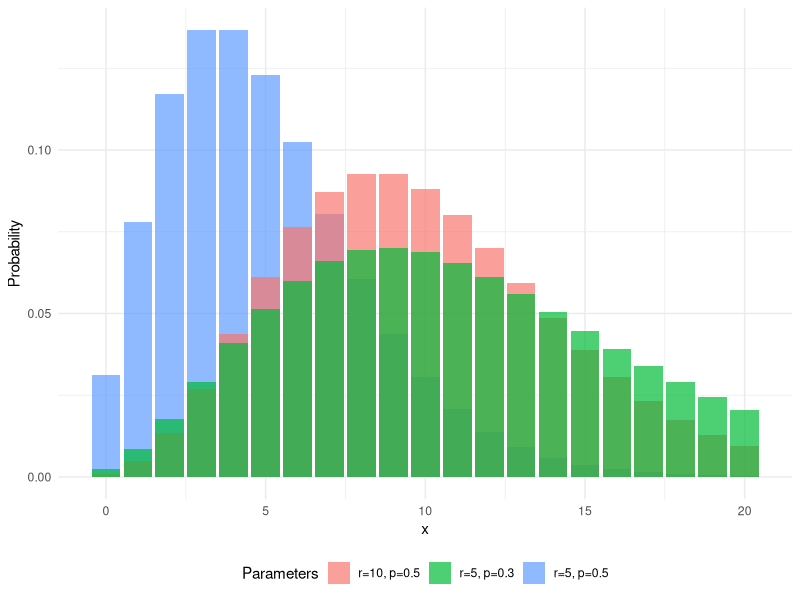

This chart was generated by the following R code:
## ---- chunk 1
#| eval: true
#| echo: false
#| warning: false
#| label: fig-Negative_Binomial_Distribution
#| fig-cap: Negative binomial distribution.
# Packages
library(ggplot2)

# Plot
ggplot2::ggplot(data.frame(x = c(0, 20)), aes(x)) +
  ggplot2::stat_function(
    fun = dnbinom, args = list(size = 5, prob = 0.5), geom = "col",
    aes(fill = "r=5, p=0.5"), alpha = 0.7, n = 21
  ) +
  ggplot2::stat_function(
    fun = dnbinom, args = list(size = 10, prob = 0.5), geom = "col",
    aes(fill = "r=10, p=0.5"), alpha = 0.7, n = 21
  ) +
  ggplot2::stat_function(
    fun = dnbinom, args = list(size = 5, prob = 0.3), geom = "col",
    aes(fill = "r=5, p=0.3"), alpha = 0.7, n = 21
  ) +
  ggplot2::labs(fill = "Parameters") +
  ggplot2::ylab("Probability") +
  ggplot2::xlab("x") +
  ggplot2::theme_minimal() +
  ggplot2::theme(legend.position = "bottom")
